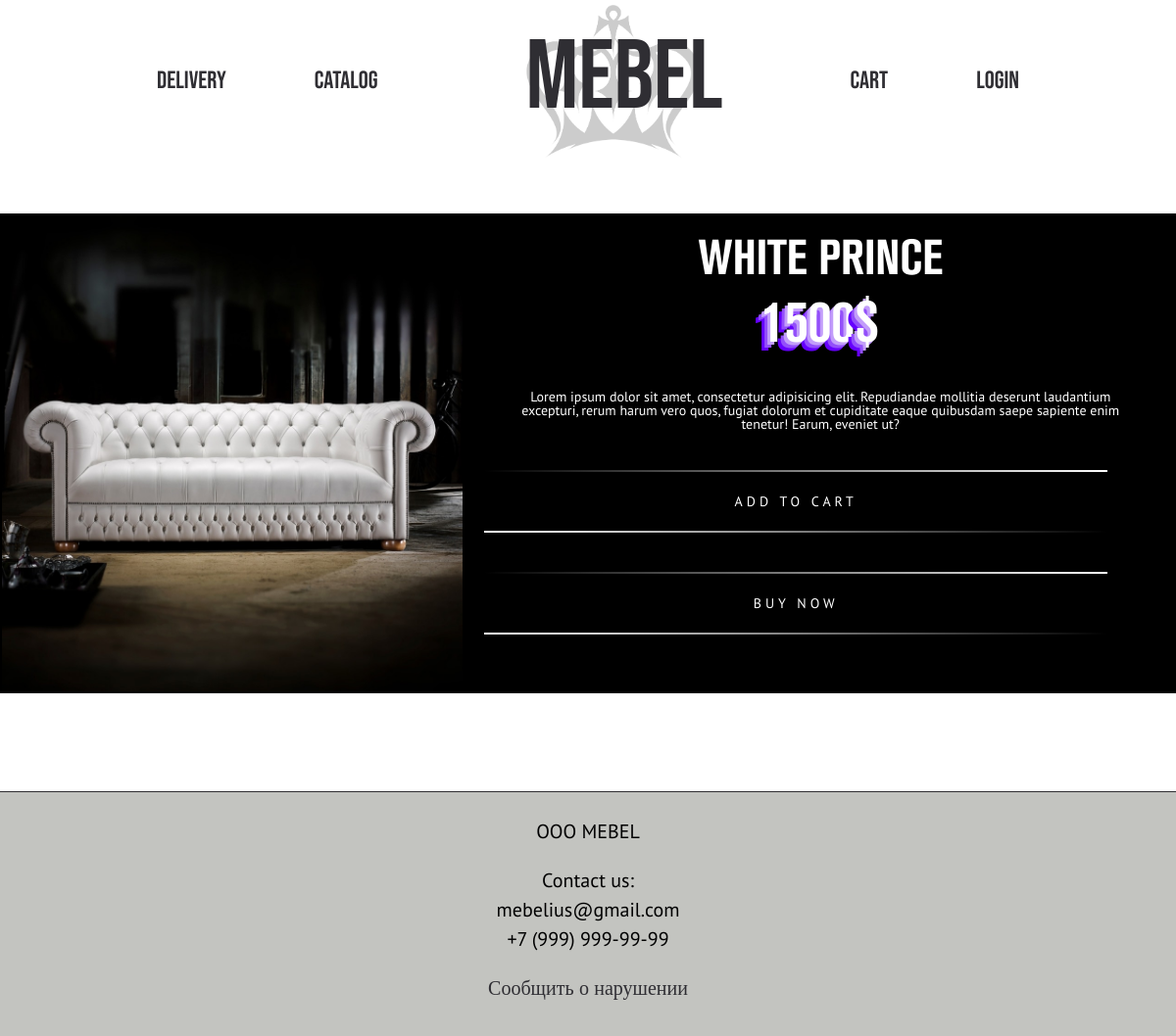
The app's page /product/2 with its own data.
### app.py (models this page shows)
class Item(db.Model):
    id = db.Column(db.Integer, primary_key=True)
    category = db.Column(db.String, nullable=False)
    img = db.Column(db.Text, nullable=False)
    title = db.Column(db.String(20), nullable=False)
    price = db.Column(db.Integer, nullable=False)
    popularity = db.Column(db.Integer)
    isActive = db.Column(db.Boolean, default=True)

### app.py (the view)
@app.route('/product/<id>', methods=['POST', 'GET'])
def product(id):
    item = Item.query.get(id)
    return render_template('product.html', item=item)

### templates/product.html (shortened to what this page needs)
<!DOCTYPE html>
<html lang="en">
<head>
    <link rel="stylesheet" href="/static/product.css">
</head>
<body>
<div class="container">
    <div class="header">
        <div class="header-column">
            <div class="header-menu">
                <div class="header-menu__item">
                    <a href="{{ url_for('delivery') }}">Delivery</a>
                </div>
                <div class="header-menu__item">
                    <a href="{{ url_for('catalog') }}">Catalog</a>
                </div>
            </div>
        </div>
        <div class="header-column">
            <div class="header-logo">
                <a href="../">
                    MEBEL
                </a>
                <img src="/static/img/crown.png" alt="">
            </div>
        </div>
        <div class="header-column">
            <div class="header-menu">
                <div class="header-menu__item">
                    <a href="{{ url_for('cart') }}">Cart</a>
                </div>
                <div class="header-menu__item">
                    {% if current_user.is_anonymous %}
                        <a href="{{ url_for('login') }}">Login</a>
                    {% else %}
                        <a href="{{ url_for('logout') }}">Logout</a>
                    {% endif %}
                </div>
            </div>
        </div>
    </div>
</div>
   <div class="wrapper">
        <div class="content">
            <div class="geninf">
                <div class="geninf-img"><img src="../static/img/{{item.img}}" alt=""></div>
                <div class="geninf-text">
                    <div class="geninf-title">{{ item.title }}</div>
                    <div class="geninf-price">{{ item.price }}$</div>
                    <div class="geninf-inf">Lorem ipsum dolor sit amet, consectetur adipisicing elit. Repudiandae mollitia deserunt laudantium excepturi, rerum harum vero quos, fugiat dolorum et cupiditate eaque quibusdam saepe sapiente enim tenetur! Earum, eveniet ut?</div>
                    <a href="{{ url_for('add_to_cart', product_id=item.id) }}" class="geninf-btn">
                        <span></span>
                        <span></span>
                        Add to Cart
                    </a>
                    <a href="" class="geninf-btn">
                        <span></span>
                        <span></span>
                        Buy Now
                    </a>
                </div>
            </div>
    </div>
   </div>
<div class="wrapper">
    <div class="footer">
        <ul class="footer-contacts">
            <li class="footer-contacts__item footer-contacts__item_title">OOO MEBEL</li>
            <li class="footer-contacts__item">Contact us:</li>
            <li class="footer-contacts__item">mebelius@gmail.com</li>
            <li class="footer-contacts__item">+7 (999) 999-99-99</li>
            <li class="footer-contacts__item footer-contacts__item_link"><a href="">Сообщить о нарушении</a></li>
        </ul>
    </div>
</div></body>
</body>
</html>

### static/product.css (style rules this page uses)
* { padding: 0; margin: 0; border: 0; }
*, *:before, *:after { -moz-box-sizing: border-box; -webkit-box-sizing: border-box; box-sizing: border-box; }
html, body { height: 100%; margin: 0; padding: 0; min-width: none; position: relative; width: 100%; color: #000; }
body { font-size: 100%; font-family: "PT Sans"; line-height: 1; font-size: 14px; -ms-text-size-adjust: 100%; -moz-text-size-adjust: 100%; -webkit-text-size-adjust: 100%; }
a, a:visited { text-decoration: none; }
ul li { list-style: none; }
img { vertical-align: top; }
.container { max-width: 880px; margin: 0 auto; width: 100%; }
.header { display: flex; justify-content: space-between; font-family: "Bebas Neue"; }
.header-menu { display: flex; }
.header-menu__item { flex: 0 1 33.333%; margin: 40px 90px 0 0; font-size: 25px; text-transform: uppercase; }
.header-menu__item:last-child { margin: 40px 0 0 0; }
.header-menu__item a { color: #2f2e33; }
.header-logo { font-size: 100px; width: 230px; text-align: center; }
.header-logo a { position: absolute; color: #2f2e33; }
.header-logo img { position: relative; top: -25px; right: 0; width: 180px; z-index: -1; opacity: 0.2; }
.footer { flex: 0 0 auto; height: 250px; width: 100%; background: #c3c4c0; border-top: 1px solid #2f2e33; margin: 100px 0 0 0; }
.footer-contacts { display: flex; flex-direction: column; align-items: center; font-size: 20px; }
.footer-contacts__item { margin: 0 0 10px 0; }
.footer-contacts__item_title { margin: 30px 0 30px 0; }
.footer-contacts__item_link { margin: 20px 0 0 0; }
.footer-contacts__item_link a { color: #2f2e33; }
body { padding: 30px 0 0 0; background-color: #ffffff; }
.content { margin: 30px 0; }
.geninf { display: flex; max-width: 1240px; margin: 0 auto; }
.geninf-img { flex: 1 1 auto; width: 800px; border: 2px solid #000; }
.geninf-img img { width: 100%; height: 100%; }
.geninf-text { color: #ffffff; text-align: center; width: 100%; padding: 20px; background: #000; }
.geninf-title { font-size: 50px; text-transform: uppercase; font-family: "Akzidenz Grotesk BQ"; margin: 0 0 10px 0; }
.geninf-price { font-size: 60px; font-family: "Akzidenz Grotesk BQ"; margin: 0 0 40px 0; text-shadow: -3px 3px 0px #C29DFA, -6px 6px 0px #934FFA, -9px 9px 0px #6600FF; }
.geninf-inf { font-family: "PT Sans"; margin: 0 30px 10px 30px; }
.geninf-btn { position: relative; display: block; padding: 25px 30px; margin: 40px 0; color: #ffffff; text-transform: uppercase; transition: 0.5s; letter-spacing: 4px; overflow: hidden; margin-right: 50px; }
.geninf-btn span { position: absolute; display: block; }
.geninf-btn span:nth-child(1) { top: 0; left: 0; width: 100%; height: 2px; background: linear-gradient(90deg, transparent, #ffffff); animation: animate1 1s linear infinite; }
.geninf-btn span:nth-child(3) { bottom: 0; right: 0; width: 100%; height: 2px; background: linear-gradient(270deg, transparent, #ffffff); animation: animate3 1s linear infinite; animation-delay: 0.5s; }

### records on screen
Item: img (picture), title "WHITE PRINCE", price "1500"
